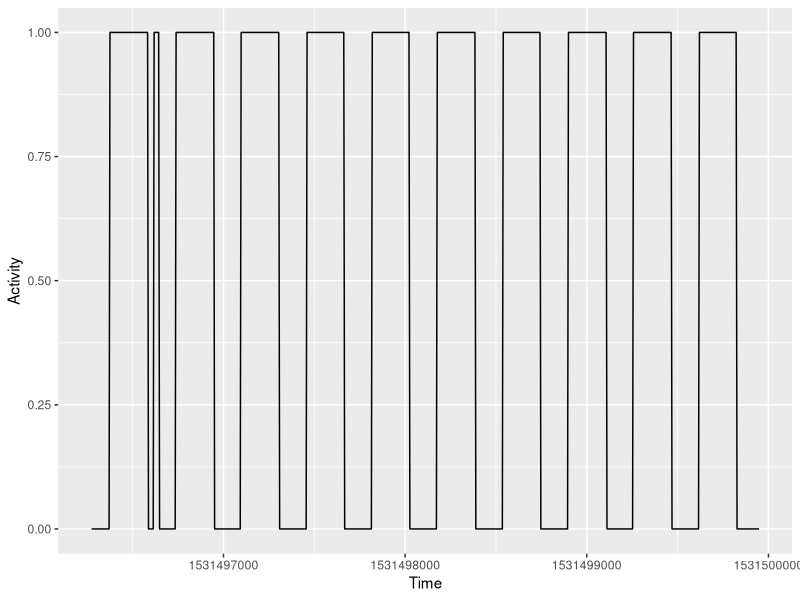
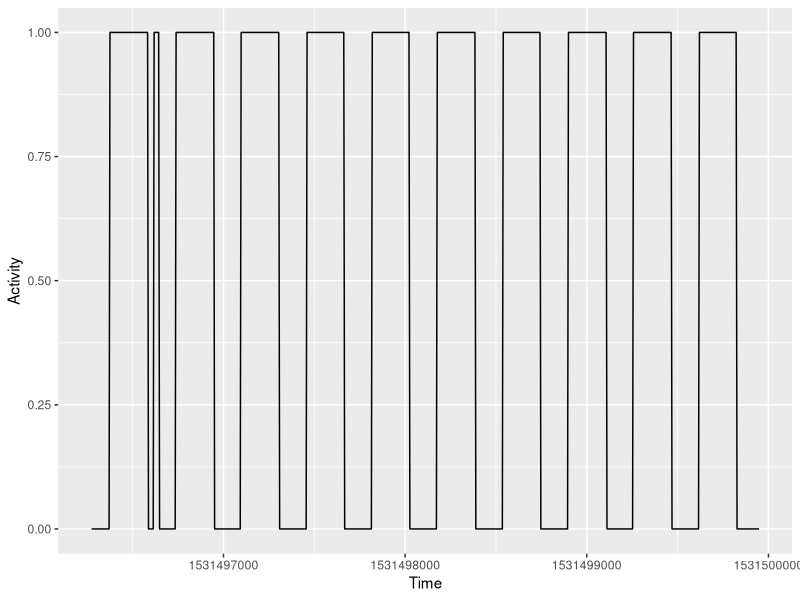
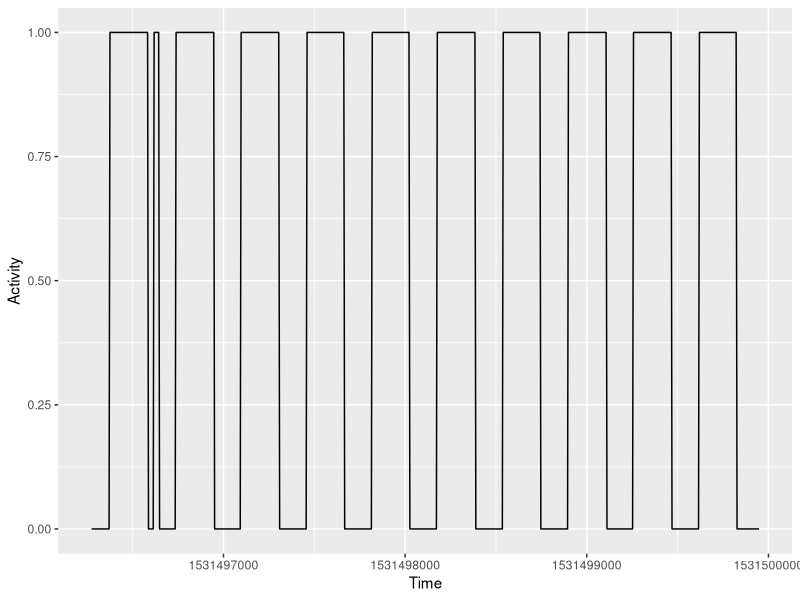

R code for these plots, in order: (Note: this script raises an error after producing the figures.)
library(tidyverse)



data <- read_csv("./Threshold_Acceleration_Test_Final.csv", col_names=FALSE) %>%
  filter(X1 < 1531499953,
         X1 > 1531496269)

plt <- ggplot(data) +
  geom_path(aes(x=X1, y=X9)) +
  ylab("Activity") +
  xlab("Time")
plt
ggsave(plot=plt,"~/Desktop/MovementPlots/ExperimentalRun.pdf", width=6, height=3.5, units="in")
ggsave(plot=plt,"~/Desktop/MovementPlots/ExperimentalRun.png", width=6, height=3.5, units="in")


data <- gather(data, axis, value, x:z, factor_key=TRUE)


data <- read_csv("./Second_Acceleration_Profile.csv", col_names=FALSE)
names(data) <- c ("seq", "x", "y", "z")
data <- gather(data, axis, value, x:z, factor_key=TRUE)


mg_LSB = 15.6
data$value_msg <- data$value * mg_LSB

plt <- ggplot(data, aes(x=seq, y=value, group=axis, colour=axis)) +
         geom_point() +
         facet_grid(axis~.) +
  ylab("Acceleration (LSB)") +
  xlab("Sequence Number")
plt
ggsave(plot=plt,"~/Desktop/MovementPlots/RawData.pdf", width=6, height=3.5, units="in")
ggsave(plot=plt,"~/Desktop/MovementPlots/RawData.png", width=6, height=3.5, units="in")


x_data <- data %>% filter(axis=="x")


x_data$diff <- c(NA, abs(diff(x_data$value)))


plt <- ggplot(x_data, aes(x=seq, y=value)) +
  geom_point(colour="#F8766D") +
  facet_grid(axis~.) +
  geom_hline(aes(yintercept=10)) +
  ylab("Accelleration (LSB)") +
  xlab("Sequence Number")
plt
ggsave(plot=plt,"~/Desktop/MovementPlots/XAxisThreshold.pdf", width=6, height=3.5, units="in")
ggsave(plot=plt,"~/Desktop/MovementPlots/XAxisThreshold.png", width=6, height=3.5, units="in")



plt <- ggplot(x_data, aes(x=seq, y=diff)) +
  geom_point(colour="#F8766D") +
  geom_hline(aes(yintercept=10))  +
  ylab("Accelleration Difference (LSB)") +
  xlab("Sequence Number")
plt
ggsave(plot=plt,"~/Desktop/MovementPlots/XAxisDiffThreshold.pdf", width=6, height=3.5, units="in")
ggsave(plot=plt,"~/Desktop/MovementPlots/XAxisDiffThreshold.png", width=6, height=3.5, units="in")





